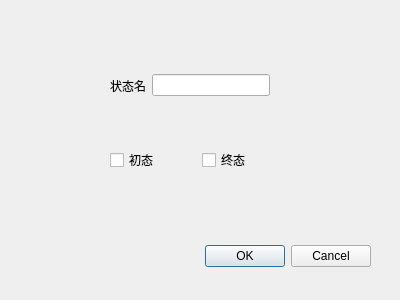
<?xml version="1.0" encoding="UTF-8"?>
<ui version="4.0">
 <class>addNodeDlg</class>
 <widget class="QDialog" name="addNodeDlg">
  <property name="geometry">
   <rect>
    <x>0</x>
    <y>0</y>
    <width>400</width>
    <height>300</height>
   </rect>
  </property>
  <property name="windowTitle">
   <string>NodeInfo</string>
  </property>
  <widget class="QDialogButtonBox" name="buttonBox">
   <property name="geometry">
    <rect>
     <x>30</x>
     <y>240</y>
     <width>341</width>
     <height>32</height>
    </rect>
   </property>
   <property name="orientation">
    <enum>Qt::Horizontal</enum>
   </property>
   <property name="standardButtons">
    <set>QDialogButtonBox::Cancel|QDialogButtonBox::Ok</set>
   </property>
  </widget>
  <widget class="QWidget" name="horizontalLayoutWidget">
   <property name="geometry">
    <rect>
     <x>110</x>
     <y>70</y>
     <width>160</width>
     <height>31</height>
    </rect>
   </property>
   <layout class="QHBoxLayout" name="horizontalLayout">
    <item>
     <widget class="QLabel" name="label">
      <property name="text">
       <string>状态名</string>
      </property>
     </widget>
    </item>
    <item>
     <widget class="QLineEdit" name="lineEdit_name"/>
    </item>
   </layout>
  </widget>
  <widget class="QWidget" name="horizontalLayoutWidget_2">
   <property name="geometry">
    <rect>
     <x>110</x>
     <y>140</y>
     <width>178</width>
     <height>41</height>
    </rect>
   </property>
   <layout class="QHBoxLayout" name="horizontalLayout_2">
    <item>
     <widget class="QCheckBox" name="checkBox_initialState">
      <property name="text">
       <string>初态</string>
      </property>
     </widget>
    </item>
    <item>
     <widget class="QCheckBox" name="checkBox_finalState">
      <property name="text">
       <string>终态</string>
      </property>
     </widget>
    </item>
   </layout>
  </widget>
 </widget>
 <resources/>
 <connections>
  <connection>
   <sender>buttonBox</sender>
   <signal>accepted()</signal>
   <receiver>addNodeDlg</receiver>
   <slot>accept()</slot>
   <hints>
    <hint type="sourcelabel">
     <x>248</x>
     <y>254</y>
    </hint>
    <hint type="destinationlabel">
     <x>157</x>
     <y>274</y>
    </hint>
   </hints>
  </connection>
  <connection>
   <sender>buttonBox</sender>
   <signal>rejected()</signal>
   <receiver>addNodeDlg</receiver>
   <slot>reject()</slot>
   <hints>
    <hint type="sourcelabel">
     <x>316</x>
     <y>260</y>
    </hint>
    <hint type="destinationlabel">
     <x>286</x>
     <y>274</y>
    </hint>
   </hints>
  </connection>
 </connections>
</ui>
